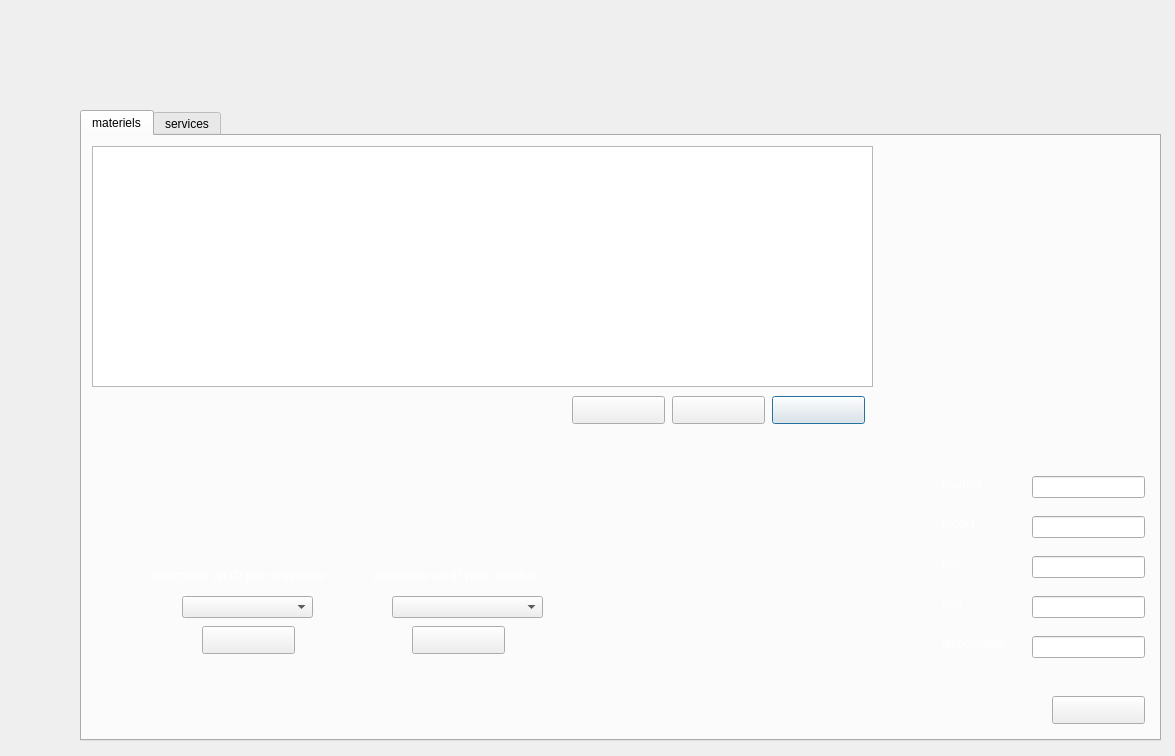
<?xml version="1.0" encoding="UTF-8"?>
<ui version="4.0">
 <class>Dialog</class>
 <widget class="QDialog" name="Dialog">
  <property name="geometry">
   <rect>
    <x>0</x>
    <y>0</y>
    <width>1175</width>
    <height>756</height>
   </rect>
  </property>
  <property name="windowTitle">
   <string>Dialog</string>
  </property>
  <property name="styleSheet">
   <string notr="true">border-image:url(:/images/2.png)</string>
  </property>
  <widget class="QTabWidget" name="materiels">
   <property name="geometry">
    <rect>
     <x>80</x>
     <y>110</y>
     <width>1081</width>
     <height>631</height>
    </rect>
   </property>
   <property name="styleSheet">
    <string notr="true">border-image:url(:/images/4.png)</string>
   </property>
   <property name="currentIndex">
    <number>0</number>
   </property>
   <widget class="QWidget" name="tab">
    <attribute name="title">
     <string>materiels</string>
    </attribute>
    <widget class="QTableView" name="tab_equipements">
     <property name="geometry">
      <rect>
       <x>10</x>
       <y>10</y>
       <width>781</width>
       <height>241</height>
      </rect>
     </property>
     <property name="styleSheet">
      <string notr="true">border-image:rgb(255, 255, 255)</string>
     </property>
    </widget>
    <widget class="QPushButton" name="pushButton_2">
     <property name="geometry">
      <rect>
       <x>690</x>
       <y>260</y>
       <width>93</width>
       <height>28</height>
      </rect>
     </property>
     <property name="styleSheet">
      <string notr="true">border-image:url(:/images/act.png)</string>
     </property>
     <property name="text">
      <string/>
     </property>
    </widget>
    <widget class="QLineEdit" name="etat">
     <property name="geometry">
      <rect>
       <x>950</x>
       <y>460</y>
       <width>113</width>
       <height>22</height>
      </rect>
     </property>
     <property name="styleSheet">
      <string notr="true">border-image:rgb(255, 255, 255)</string>
     </property>
    </widget>
    <widget class="QLabel" name="label_4">
     <property name="geometry">
      <rect>
       <x>860</x>
       <y>380</y>
       <width>51</width>
       <height>16</height>
      </rect>
     </property>
     <property name="styleSheet">
      <string notr="true">border-image:rgb(255, 255, 255);
color:rgb(255, 255, 255)</string>
     </property>
     <property name="text">
      <string>model</string>
     </property>
    </widget>
    <widget class="QLabel" name="label_21">
     <property name="geometry">
      <rect>
       <x>290</x>
       <y>430</y>
       <width>181</width>
       <height>20</height>
      </rect>
     </property>
     <property name="styleSheet">
      <string notr="true">border-image:rgb(255, 255, 255);
color:rgb(255, 255, 255)</string>
     </property>
     <property name="text">
      <string>selectioner un ID pour modifier</string>
     </property>
    </widget>
    <widget class="QPushButton" name="pushButton_3">
     <property name="geometry">
      <rect>
       <x>120</x>
       <y>490</y>
       <width>93</width>
       <height>28</height>
      </rect>
     </property>
     <property name="styleSheet">
      <string notr="true">border-image:url(:/images/supp.png)</string>
     </property>
     <property name="text">
      <string/>
     </property>
    </widget>
    <widget class="QPushButton" name="modifiereq">
     <property name="geometry">
      <rect>
       <x>330</x>
       <y>490</y>
       <width>93</width>
       <height>28</height>
      </rect>
     </property>
     <property name="styleSheet">
      <string notr="true">border-image:url(:/images/modif.png)</string>
     </property>
     <property name="text">
      <string/>
     </property>
    </widget>
    <widget class="QLabel" name="label_9">
     <property name="geometry">
      <rect>
       <x>860</x>
       <y>500</y>
       <width>81</width>
       <height>16</height>
      </rect>
     </property>
     <property name="styleSheet">
      <string notr="true">border-image:rgb(255, 255, 255);
color:rgb(255, 255, 255)</string>
     </property>
     <property name="text">
      <string>disponibilite</string>
     </property>
    </widget>
    <widget class="QLineEdit" name="marque">
     <property name="geometry">
      <rect>
       <x>950</x>
       <y>340</y>
       <width>113</width>
       <height>22</height>
      </rect>
     </property>
     <property name="styleSheet">
      <string notr="true">border-image:rgb(255, 255, 255)</string>
     </property>
    </widget>
    <widget class="QPushButton" name="pushButton">
     <property name="geometry">
      <rect>
       <x>970</x>
       <y>560</y>
       <width>93</width>
       <height>28</height>
      </rect>
     </property>
     <property name="styleSheet">
      <string notr="true">border-image:url(:/images/ajout.png)</string>
     </property>
     <property name="text">
      <string/>
     </property>
    </widget>
    <widget class="QLineEdit" name="disponibilite">
     <property name="geometry">
      <rect>
       <x>950</x>
       <y>500</y>
       <width>113</width>
       <height>22</height>
      </rect>
     </property>
     <property name="styleSheet">
      <string notr="true">border-image:rgb(255, 255, 255)</string>
     </property>
    </widget>
    <widget class="QLabel" name="label_5">
     <property name="geometry">
      <rect>
       <x>860</x>
       <y>420</y>
       <width>51</width>
       <height>16</height>
      </rect>
     </property>
     <property name="styleSheet">
      <string notr="true">border-image:rgb(255, 255, 255);
color:rgb(255, 255, 255)</string>
     </property>
     <property name="text">
      <string>prix</string>
     </property>
    </widget>
    <widget class="QLineEdit" name="model">
     <property name="geometry">
      <rect>
       <x>950</x>
       <y>380</y>
       <width>113</width>
       <height>22</height>
      </rect>
     </property>
     <property name="styleSheet">
      <string notr="true">border-image:rgb(255, 255, 255)</string>
     </property>
    </widget>
    <widget class="QLabel" name="label_8">
     <property name="geometry">
      <rect>
       <x>860</x>
       <y>460</y>
       <width>51</width>
       <height>16</height>
      </rect>
     </property>
     <property name="styleSheet">
      <string notr="true">border-image:rgb(255, 255, 255);
color:rgb(255, 255, 255)</string>
     </property>
     <property name="text">
      <string>etat</string>
     </property>
    </widget>
    <widget class="QLabel" name="label_3">
     <property name="geometry">
      <rect>
       <x>860</x>
       <y>340</y>
       <width>51</width>
       <height>16</height>
      </rect>
     </property>
     <property name="styleSheet">
      <string notr="true">border-image:rgb(255, 255, 255);
color:rgb(255, 255, 255)</string>
     </property>
     <property name="text">
      <string>marque</string>
     </property>
    </widget>
    <widget class="QLineEdit" name="prix">
     <property name="geometry">
      <rect>
       <x>950</x>
       <y>420</y>
       <width>113</width>
       <height>22</height>
      </rect>
     </property>
     <property name="styleSheet">
      <string notr="true">border-image:rgb(255, 255, 255)</string>
     </property>
    </widget>
    <widget class="QLabel" name="label_17">
     <property name="geometry">
      <rect>
       <x>70</x>
       <y>430</y>
       <width>201</width>
       <height>20</height>
      </rect>
     </property>
     <property name="styleSheet">
      <string notr="true">border-image:rgb(255, 255, 255);
color:rgb(255, 255, 255)</string>
     </property>
     <property name="text">
      <string>selectioner un ID pour supprimer</string>
     </property>
    </widget>
    <widget class="QComboBox" name="combosupeq">
     <property name="geometry">
      <rect>
       <x>100</x>
       <y>460</y>
       <width>131</width>
       <height>22</height>
      </rect>
     </property>
     <property name="styleSheet">
      <string notr="true">border-image:rgb(255, 255, 255)</string>
     </property>
    </widget>
    <widget class="QComboBox" name="combomodeq">
     <property name="geometry">
      <rect>
       <x>310</x>
       <y>460</y>
       <width>151</width>
       <height>22</height>
      </rect>
     </property>
     <property name="styleSheet">
      <string notr="true">border-image:rgb(255, 255, 255)</string>
     </property>
    </widget>
    <widget class="QPushButton" name="pushButton_7">
     <property name="geometry">
      <rect>
       <x>590</x>
       <y>260</y>
       <width>93</width>
       <height>28</height>
      </rect>
     </property>
     <property name="styleSheet">
      <string notr="true">
border-image: url(:/images/pdf.png);</string>
     </property>
     <property name="text">
      <string/>
     </property>
    </widget>
    <widget class="QPushButton" name="pushButton_8">
     <property name="geometry">
      <rect>
       <x>490</x>
       <y>260</y>
       <width>93</width>
       <height>28</height>
      </rect>
     </property>
     <property name="styleSheet">
      <string notr="true">border-image: url(:/images/stats.png);</string>
     </property>
     <property name="text">
      <string/>
     </property>
    </widget>
   </widget>
   <widget class="QWidget" name="tab_2">
    <attribute name="title">
     <string>services</string>
    </attribute>
    <widget class="QPushButton" name="pushButton_6">
     <property name="geometry">
      <rect>
       <x>670</x>
       <y>260</y>
       <width>93</width>
       <height>28</height>
      </rect>
     </property>
     <property name="styleSheet">
      <string notr="true">border-image:url(:/images/act.png)</string>
     </property>
     <property name="text">
      <string/>
     </property>
    </widget>
    <widget class="QTableView" name="tab_service">
     <property name="geometry">
      <rect>
       <x>10</x>
       <y>10</y>
       <width>751</width>
       <height>241</height>
      </rect>
     </property>
     <property name="styleSheet">
      <string notr="true">border-image:rgb(255, 255, 255)</string>
     </property>
    </widget>
    <widget class="QLabel" name="label_12">
     <property name="geometry">
      <rect>
       <x>840</x>
       <y>470</y>
       <width>101</width>
       <height>16</height>
      </rect>
     </property>
     <property name="styleSheet">
      <string notr="true">border-image:rgb(255, 255, 255);
color:rgb(255, 255, 255)</string>
     </property>
     <property name="text">
      <string>nombre materiel</string>
     </property>
    </widget>
    <widget class="QPushButton" name="pushButton_4">
     <property name="geometry">
      <rect>
       <x>970</x>
       <y>560</y>
       <width>93</width>
       <height>28</height>
      </rect>
     </property>
     <property name="styleSheet">
      <string notr="true">border-image:url(:/images/ajout.png)</string>
     </property>
     <property name="text">
      <string/>
     </property>
    </widget>
    <widget class="QLineEdit" name="nbre_materiel">
     <property name="geometry">
      <rect>
       <x>950</x>
       <y>460</y>
       <width>113</width>
       <height>22</height>
      </rect>
     </property>
     <property name="styleSheet">
      <string notr="true">border-image:rgb(255, 255, 255)</string>
     </property>
    </widget>
    <widget class="QLabel" name="label_13">
     <property name="geometry">
      <rect>
       <x>840</x>
       <y>520</y>
       <width>91</width>
       <height>16</height>
      </rect>
     </property>
     <property name="styleSheet">
      <string notr="true">border-image:rgb(255, 255, 255);
color:rgb(255, 255, 255)</string>
     </property>
     <property name="text">
      <string>type</string>
     </property>
    </widget>
    <widget class="QLabel" name="label_11">
     <property name="geometry">
      <rect>
       <x>840</x>
       <y>430</y>
       <width>81</width>
       <height>16</height>
      </rect>
     </property>
     <property name="styleSheet">
      <string notr="true">border-image:rgb(255, 255, 255);
color:rgb(255, 255, 255)</string>
     </property>
     <property name="text">
      <string>nom service</string>
     </property>
    </widget>
    <widget class="QLineEdit" name="type">
     <property name="geometry">
      <rect>
       <x>950</x>
       <y>510</y>
       <width>113</width>
       <height>22</height>
      </rect>
     </property>
     <property name="styleSheet">
      <string notr="true">border-image:rgb(255, 255, 255)</string>
     </property>
    </widget>
    <widget class="QLineEdit" name="nom_service">
     <property name="geometry">
      <rect>
       <x>950</x>
       <y>420</y>
       <width>113</width>
       <height>22</height>
      </rect>
     </property>
     <property name="styleSheet">
      <string notr="true">border-image:rgb(255, 255, 255)</string>
     </property>
    </widget>
    <widget class="QPushButton" name="pushButton_5">
     <property name="geometry">
      <rect>
       <x>120</x>
       <y>490</y>
       <width>93</width>
       <height>28</height>
      </rect>
     </property>
     <property name="styleSheet">
      <string notr="true">border-image:url(:/images/supp.png)</string>
     </property>
     <property name="text">
      <string/>
     </property>
    </widget>
    <widget class="QPushButton" name="modifierse_2">
     <property name="geometry">
      <rect>
       <x>330</x>
       <y>490</y>
       <width>93</width>
       <height>28</height>
      </rect>
     </property>
     <property name="styleSheet">
      <string notr="true">border-image:url(:/images/modif.png)</string>
     </property>
     <property name="text">
      <string/>
     </property>
    </widget>
    <widget class="QComboBox" name="combosersup">
     <property name="geometry">
      <rect>
       <x>92</x>
       <y>460</y>
       <width>131</width>
       <height>22</height>
      </rect>
     </property>
     <property name="styleSheet">
      <string notr="true">border-image:rgb(255, 255, 255)</string>
     </property>
    </widget>
    <widget class="QComboBox" name="combosermod">
     <property name="geometry">
      <rect>
       <x>302</x>
       <y>460</y>
       <width>141</width>
       <height>22</height>
      </rect>
     </property>
     <property name="styleSheet">
      <string notr="true">border-image:rgb(255, 255, 255)</string>
     </property>
    </widget>
    <widget class="QLabel" name="label_18">
     <property name="geometry">
      <rect>
       <x>60</x>
       <y>430</y>
       <width>201</width>
       <height>20</height>
      </rect>
     </property>
     <property name="styleSheet">
      <string notr="true">border-image:rgb(255, 255, 255);
color:rgb(255, 255, 255)</string>
     </property>
     <property name="text">
      <string>selectioner un ID pour supprimer</string>
     </property>
    </widget>
    <widget class="QLabel" name="label_22">
     <property name="geometry">
      <rect>
       <x>280</x>
       <y>430</y>
       <width>181</width>
       <height>20</height>
      </rect>
     </property>
     <property name="styleSheet">
      <string notr="true">border-image:rgb(255, 255, 255);
color:rgb(255, 255, 255)</string>
     </property>
     <property name="text">
      <string>selectioner un ID pour modifier</string>
     </property>
    </widget>
    <widget class="QPushButton" name="pushButton_9">
     <property name="geometry">
      <rect>
       <x>560</x>
       <y>260</y>
       <width>93</width>
       <height>28</height>
      </rect>
     </property>
     <property name="styleSheet">
      <string notr="true">
border-image: url(:/images/pdf.png);</string>
     </property>
     <property name="text">
      <string/>
     </property>
    </widget>
   </widget>
  </widget>
 </widget>
 <resources/>
 <connections/>
</ui>
